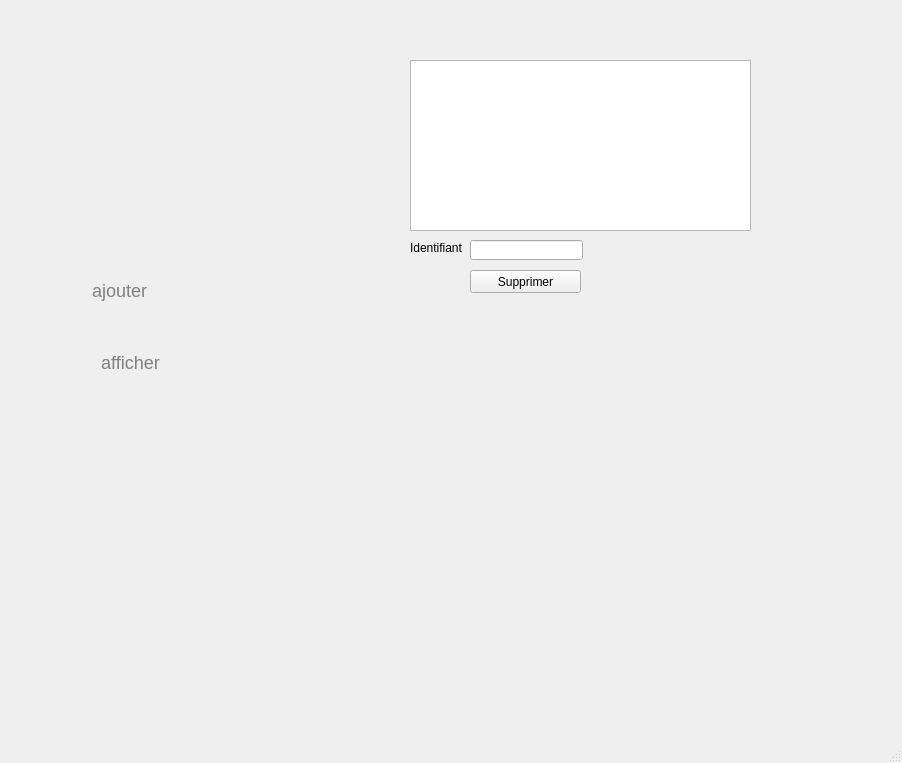
<?xml version="1.0" encoding="UTF-8"?>
<ui version="4.0">
 <class>machineWindow</class>
 <widget class="QMainWindow" name="machineWindow">
  <property name="geometry">
   <rect>
    <x>0</x>
    <y>0</y>
    <width>902</width>
    <height>763</height>
   </rect>
  </property>
  <property name="windowTitle">
   <string>MainWindow</string>
  </property>
  <widget class="QWidget" name="centralwidget">
   <widget class="QLabel" name="label_machine">
    <property name="geometry">
     <rect>
      <x>10</x>
      <y>20</y>
      <width>281</width>
      <height>481</height>
     </rect>
    </property>
    <property name="styleSheet">
     <string notr="true">#label_machine{
background-color: transparent;
border-image: url(:/img/img/espace admin.jpg);
background: none;
border: none;
background-repeat: none;
}</string>
    </property>
    <property name="text">
     <string/>
    </property>
   </widget>
   <widget class="QPushButton" name="pushButton">
    <property name="geometry">
     <rect>
      <x>24</x>
      <y>270</y>
      <width>191</width>
      <height>41</height>
     </rect>
    </property>
    <property name="styleSheet">
     <string notr="true">#pushButton{
background-color: transparent;
border-image: url(:/img/img/ajouter.jpg);
background: none;
border: none;
background-repeat: none;
color : gray ;

font-size: 18px;
}</string>
    </property>
    <property name="text">
     <string>ajouter</string>
    </property>
   </widget>
   <widget class="QPushButton" name="pushButton_2">
    <property name="geometry">
     <rect>
      <x>20</x>
      <y>342</y>
      <width>221</width>
      <height>41</height>
     </rect>
    </property>
    <property name="styleSheet">
     <string notr="true">#pushButton_2{
background-color: transparent;
border-image: url(:/img/img/chercher.jpg);
background: none;
border: none;
background-repeat: none;
color : gray ;

font-size: 18px;
}</string>
    </property>
    <property name="text">
     <string>afficher</string>
    </property>
   </widget>
   <widget class="QStackedWidget" name="stackedWidget">
    <property name="geometry">
     <rect>
      <x>320</x>
      <y>30</y>
      <width>471</width>
      <height>461</height>
     </rect>
    </property>
    <property name="currentIndex">
     <number>1</number>
    </property>
    <widget class="QWidget" name="page">
     <widget class="QLabel" name="label">
      <property name="geometry">
       <rect>
        <x>80</x>
        <y>70</y>
        <width>91</width>
        <height>16</height>
       </rect>
      </property>
      <property name="text">
       <string>Identifiant distributeur</string>
      </property>
     </widget>
     <widget class="QPushButton" name="pb_ajouter">
      <property name="geometry">
       <rect>
        <x>340</x>
        <y>210</y>
        <width>75</width>
        <height>23</height>
       </rect>
      </property>
      <property name="text">
       <string>Ajouter</string>
      </property>
     </widget>
     <widget class="QLineEdit" name="lineEdit_id">
      <property name="geometry">
       <rect>
        <x>190</x>
        <y>70</y>
        <width>113</width>
        <height>20</height>
       </rect>
      </property>
     </widget>
     <widget class="QLabel" name="label_2">
      <property name="geometry">
       <rect>
        <x>80</x>
        <y>130</y>
        <width>81</width>
        <height>16</height>
       </rect>
      </property>
      <property name="text">
       <string>Bloc</string>
      </property>
     </widget>
     <widget class="QLineEdit" name="lineEdit_nom">
      <property name="geometry">
       <rect>
        <x>190</x>
        <y>130</y>
        <width>113</width>
        <height>20</height>
       </rect>
      </property>
     </widget>
     <widget class="QLineEdit" name="lineEdit_prenom">
      <property name="geometry">
       <rect>
        <x>190</x>
        <y>190</y>
        <width>113</width>
        <height>20</height>
       </rect>
      </property>
     </widget>
     <widget class="QLabel" name="label_3">
      <property name="geometry">
       <rect>
        <x>80</x>
        <y>190</y>
        <width>47</width>
        <height>13</height>
       </rect>
      </property>
      <property name="text">
       <string>Quantite</string>
      </property>
     </widget>
    </widget>
    <widget class="QWidget" name="page_2">
     <widget class="QTableView" name="tabetudiant">
      <property name="geometry">
       <rect>
        <x>90</x>
        <y>30</y>
        <width>341</width>
        <height>171</height>
       </rect>
      </property>
     </widget>
     <widget class="QLineEdit" name="lineEdit_id_2">
      <property name="geometry">
       <rect>
        <x>150</x>
        <y>210</y>
        <width>113</width>
        <height>20</height>
       </rect>
      </property>
     </widget>
     <widget class="QLabel" name="label_4">
      <property name="geometry">
       <rect>
        <x>90</x>
        <y>210</y>
        <width>61</width>
        <height>16</height>
       </rect>
      </property>
      <property name="text">
       <string>Identifiant</string>
      </property>
     </widget>
     <widget class="QPushButton" name="pb_supprimer">
      <property name="geometry">
       <rect>
        <x>150</x>
        <y>240</y>
        <width>111</width>
        <height>23</height>
       </rect>
      </property>
      <property name="text">
       <string>Supprimer</string>
      </property>
     </widget>
    </widget>
   </widget>
   <widget class="QPushButton" name="pushButton_3">
    <property name="geometry">
     <rect>
      <x>214</x>
      <y>412</y>
      <width>61</width>
      <height>51</height>
     </rect>
    </property>
    <property name="styleSheet">
     <string notr="true">#pushButton_3{
background-color: transparent;
border-image: url(:/img/img/retour.jpg);
background: none;
border: none;
background-repeat: none;
color : gray ;

font-size: 18px;
}</string>
    </property>
    <property name="text">
     <string/>
    </property>
   </widget>
  </widget>
  <widget class="QMenuBar" name="menubar">
   <property name="geometry">
    <rect>
     <x>0</x>
     <y>0</y>
     <width>902</width>
     <height>21</height>
    </rect>
   </property>
  </widget>
  <widget class="QStatusBar" name="statusbar"/>
 </widget>
 <resources/>
 <connections/>
</ui>
